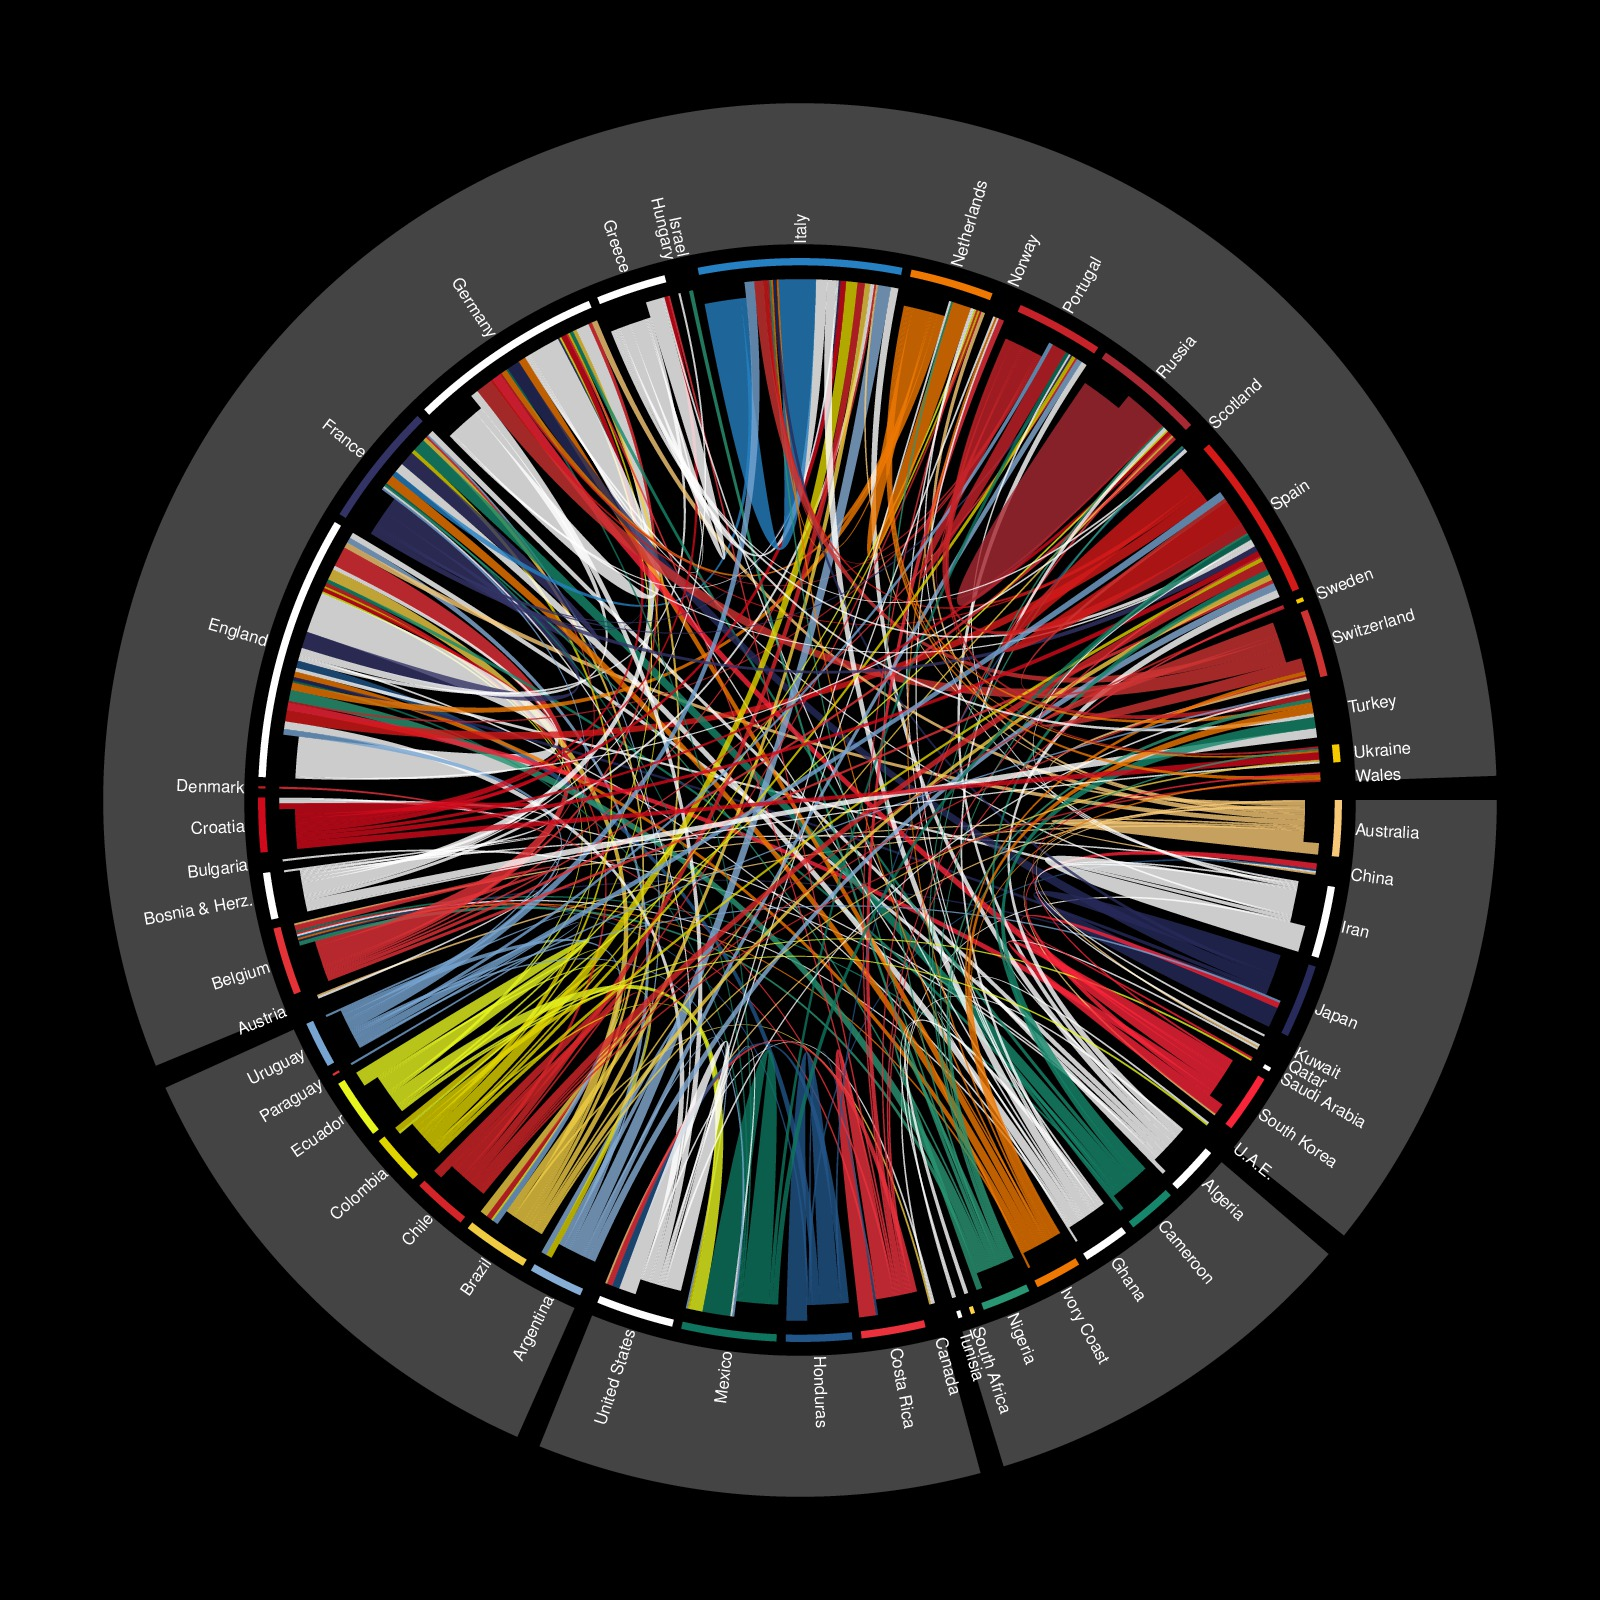

Recreate this plot in R.
## re-implement from <a href="http://gjabel.wordpress.com/2014/06/05/world-cup-players-representation-by-league-system/">http://gjabel.wordpress.com/2014/06/05/world-cup-players-representation-by-league-system/</a>
## <br>
## files are: <a href="table.txt">table.txt</a>, <a href="iso.csv">iso.csv</a>

df0 = read.table("example/table.txt", sep = "\t", header = TRUE, stringsAsFactors = FALSE, quote = "")
df1 = read.csv("example/iso.csv", stringsAsFactors=FALSE)

m = table(df0$country, df0$league)

country = union(rownames(m), colnames(m))
df1 = df1[df1$country %in% country, ]
od = order(df1$region, df1$country)
country = df1$country[od]
region = df1$region[od]
col = as.matrix(df1[od, c("r1", "g1", "b1")])
col[is.na(col)] = 0
col = rgb(col, max = 255)
names(col) = country

m = m[rownames(m) %in% country, colnames(m) %in% country]
class(m) = "matrix"

library(circlize)

# small gaps between countries and large gaps between regions
gap.degree = rep(1, length(region))
gap.degree[as.vector(cumsum(table(region)))] = 2

# color of the links are same as the players' countries
row.col = col[rownames(m)]

par(bg = "black")
circos.par(gap.degree = gap.degree)
chordDiagram(m,
	annotationTrack = "grid", # labels will be plotted later
	annotationTrackHeight = 0.01, # height for the annotation 'grid'
	preAllocateTracks = 1, # pre allocate a track and later the sector labels will be added
	directional = TRUE, 
	order = country,  # the countries are ordered by region first then countries
	grid.col = col, 
	row.col = row.col, 
	transparency = 0.2)

# since each country is a sector, we need to use `draw.sector` to add annotation grids for regions
# which go across several countries
first = tapply(country, region, function(x) x[1])
last = tapply(country, region, function(x) x[length(x)])
for(i in seq_along(first)) {
	start.degree = get.cell.meta.data("cell.start.degree", sector.index = first[i], track.index = 1)
	end.degree = get.cell.meta.data("cell.end.degree", sector.index = last[i], track.index = 1)
	rou1 = get.cell.meta.data("cell.bottom.radius", sector.index = first[i], track.index = 1)
	rou2 = get.cell.meta.data("cell.top.radius", sector.index = last[i], track.index = 1)
	draw.sector(start.degree, end.degree, rou1, rou2, border = NA, col = "#444444")
}
	
# since default text facing in `chordDiagram` is fixed, we need to manually add text in track 1
for(si in get.all.sector.index()) {
	xlim = get.cell.meta.data("xlim", sector.index = si, track.index = 1)
	ylim = get.cell.meta.data("ylim", sector.index = si, track.index = 1)
	circos.text(mean(xlim), ylim[1], si, facing = "clockwise", adj = c(0, 0.5),
	niceFacing = TRUE, cex = 0.5, col = "white", sector.index = si, track.index = 1)
}

circos.clear()
